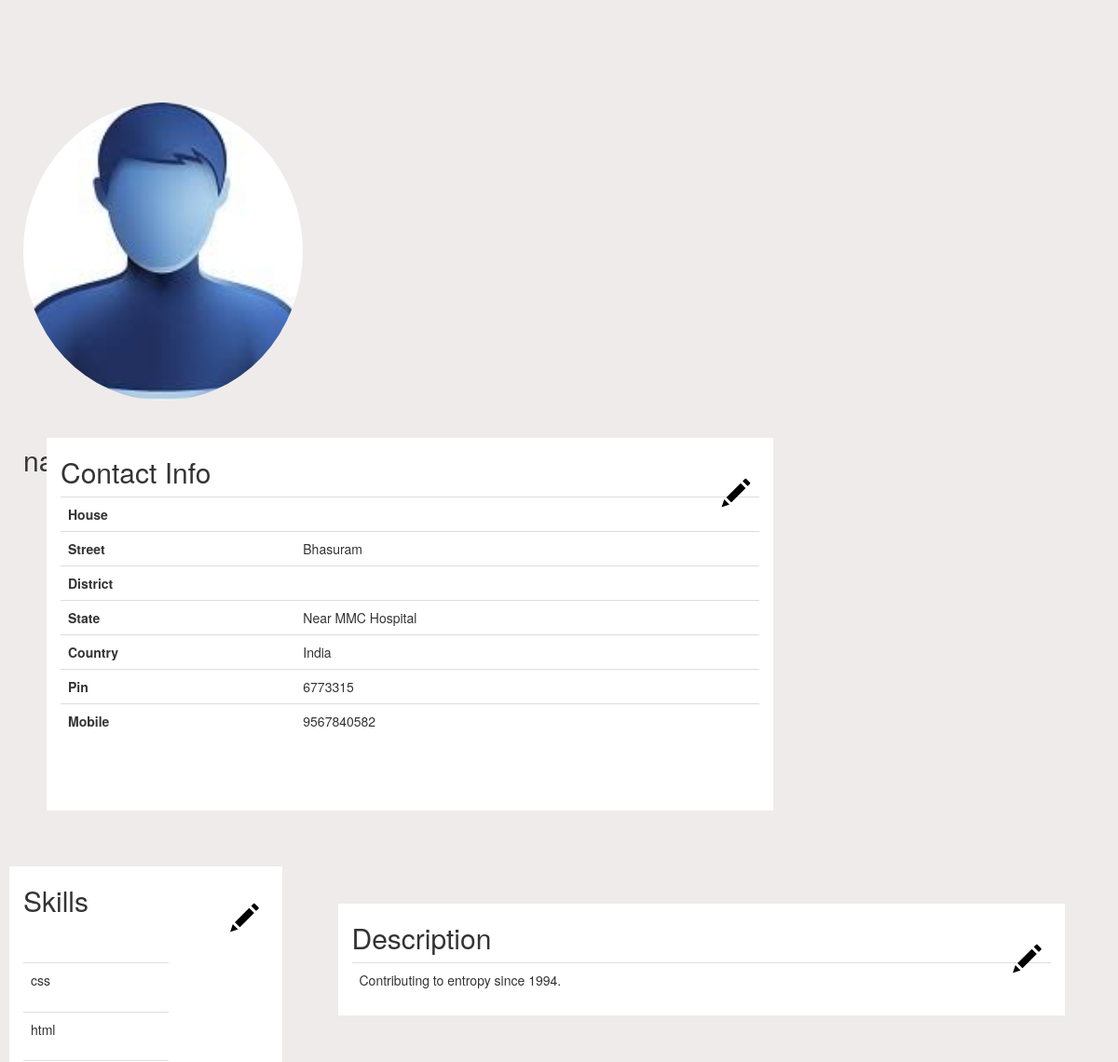
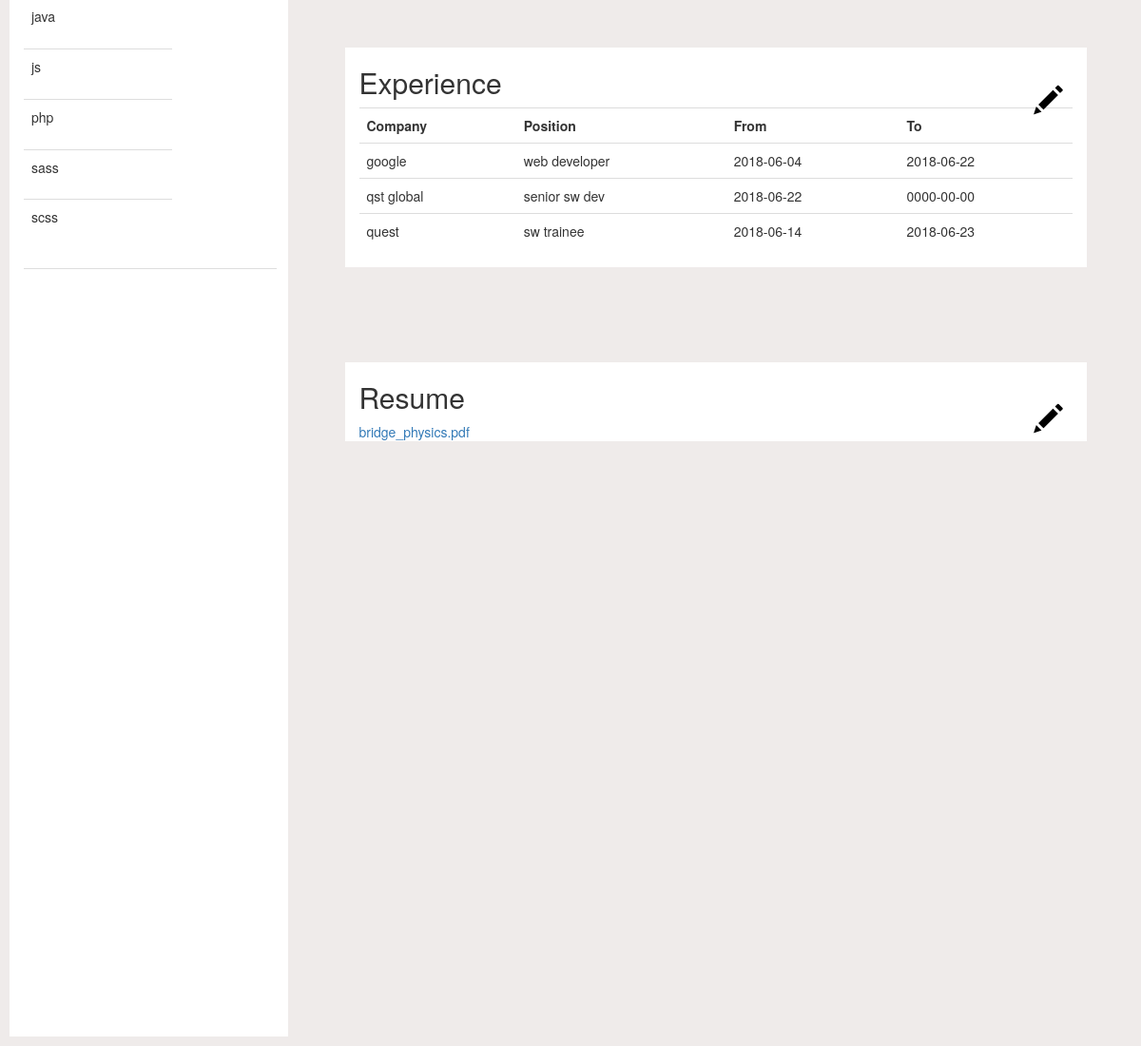
/account.php (signed in), run on the app's committed database (2 pictures, top to bottom).
### tables this page shows
CREATE TABLE `about` (
  `id` int(11) NOT NULL,
  `type` varchar(20) NOT NULL,
  `buildName` varchar(50) DEFAULT NULL,
  `mob` bigint(20) DEFAULT NULL,
  `pin` int(11) DEFAULT NULL,
  `street` varchar(50) DEFAULT NULL,
  `district` varchar(50) DEFAULT NULL,
  `state` varchar(50) DEFAULT NULL,
  `country` varchar(50) DEFAULT NULL,
  `description` varchar(200) DEFAULT NULL
);

CREATE TABLE `skills` (
  `skill` varchar(50) NOT NULL,
  `logid` int(11) NOT NULL
);

CREATE TABLE `experience` (
  `logid` int(11) NOT NULL,
  `company` varchar(40) NOT NULL,
  `position` varchar(30) NOT NULL,
  `fromdate` date NOT NULL,
  `todate` date DEFAULT NULL
);

CREATE TABLE `cv` (
  `cvid` int(11) NOT NULL,
  `filename` varchar(50) NOT NULL,
  `logid` int(11) NOT NULL
);

### account.php (the view, shortened to what this page needs)
<?php
if(isset($_SESSION['id']))
{
if((isset($_GET['sid'])&&isset($_GET['em']))||$_SESSION['type']=='student')
{
$id=$_SESSION['id'];
$email=$_SESSION['user'];
    ?>
    <?php
$connect=mysqli_connect("localhost","root","","job");
?>
        <!DOCTYPE html>
        <html lang="en">
        <head>
            <link type="text/css" href="boot3/css/bootstrap.css" rel="stylesheet">
        </head>
        <body <?php if(isset($_GET[ 'sid'])){echo 'onload="hide()"';}?>>
            <div class="container">
                <div class="row up">
                    <div class="col-md-3 photo">
                        <img src="boot3/st.jpg" height="" width="300px" alt="profile pic" class="img-circle">
                        <a href="edit.php?id=photo" class="edit"><span class="glyphicon glyphicon-pencil "></span></a>
                        <p style="font-size:30px;text-align:center;clear:both">
                            <?=$email?>
                        </p>
                    </div>
                    <div class="col-md-8 address">
                        <a href="edit.php?id=address" class="edit"> <span class="glyphicon glyphicon-pencil "></span></a>
                        <table class="table">
                            <h2>Contact Info</h2>
                            <?php
                  $query="select * from about where id=$id";
                  $output=mysqli_query($connect,$query);
                $row=mysqli_fetch_array($output);
                        echo '<tr>';
                        echo '<th>House</th>';
                        echo '<td>'.$row['buildName'].'</td>';
                        echo '</tr>';
                        echo '<tr>';
                        echo '<th>Street</th>';
                        echo '<td>'.$row['street'].'</td>';
                        echo '</tr>';
                        echo '<tr>';
                        echo '<th>District</th>';
                        echo '<td>'.$row['district'].'</td>';
                        echo '</tr>';
                        echo '<th>State</th>';
                        echo '<td>'.$row['state'].'</td>';
                        echo '<th>Country</th>';
                        echo '<td>'.$row['country'].'</td>';
                        echo '<th>Pin</th>';
                        echo '<td>'.$row['pin'].'</td>';
                        echo '<th>Mobile</th>';
                        echo '<td>'.$row['mob'].'</td>';
               ?>
                        </table>
                    </div>
                </div>
                <div class="row down">
                    <div class="col-md-3 left">
                        <span onclick="edit();del();" class="glyphicon glyphicon-pencil edit "></span>
                        <tr>
                            <td>
                                <h2>Skills</h2>
                                <br><br>
                            </td>
                        </tr>
                        <table class="table" id="skill">
                            <?php
                  $query="select * from skills where logid=$id";
                  $output=mysqli_query($connect,$query);
                    while($row=mysqli_fetch_array($output))
                    {
                        echo '<tr>';
                        echo '<td>'.$row['skill'].'</td>';
                        echo '</tr>';
                    }
               ?>
                        </table>
                        <table class="table">
                            <tr>
                            </tr>
                            <tr>
                            </tr>
                        </table>
                    </div>
                    <div class="col-md-8 right">
                        <div class="row">
                            <div class="col-md-12 desc">
                                <a href="edit.php?id=desc" class="edit"><span class="glyphicon glyphicon-pencil "></span></a>
                                <table class="table">
                                    <h2>Description</h2>
                                    <?php
                  $query="select * from about where id=$id";
                  $output=mysqli_query($connect,$query);
                    $row=mysqli_fetch_array($output);
                        echo '<tr>';
                        echo '<td>'.$row['description'].'</td>';
                        echo '</tr>';
               ?>
                                </table>
                            </div>
                        </div>
                        <div class="row">
                            <div class="col-md-12 exp">
                                <span onclick="editex();delx();" class="glyphicon glyphicon-pencil edit"></span>
                                <table class="table" id="exptable">
                                    <h2>Experience</h2>
                                    <th>Company</th>
                                    <th>Position</th>
                                    <th>From</th>
                                    <th>To</th>
                                    <?php
                  $query="select * from experience where logid=$id";
                  $output=mysqli_query($connect,$query);
                    while($row=mysqli_fetch_array($output))
                    {
                        echo '<tr>';
                        echo '<td>'.$row['company'].'</td>';
                        echo '<td>'.$row['position'].'</td>';
                        echo '<td>'.$row['fromdate'].'</td>';
                        echo '<td>'.$row['todate'].'</td>';
                        echo '</tr>';
                    }
               ?>
                                </table>
                            </div>
                        </div>
                        <div class="row">
                            <div class="col-md-12 cv">
                                <a href="edit.php?id=cv" class="edit"><span class="glyphicon glyphicon-pencil "></span></a>
                                <h2>Resume</h2>
                                <?php
                                $query="select * from cv where logid=$id ORDER BY cvid DESC";
                                $output=mysqli_query($connect,$query);
                        $row=mysqli_fetch_array($output);
                        ?>
                                    <a href="resume/<?php echo $row['filename'] ?>" target="_blank">
                                        <?=$row['filename']?>
                                    </a>
                            </div>
                        </div>
                    </div>
                </div>
            </div>
        </body>
        </html>
        <?php
}
    else
        echo 'ACCESS DENIED';
}
else
    echo 'NOT LOGGED IN';
?>

### account.php (style rules this page uses)
body { background-color: #efebea; }
.container { margin-top: 100px; width: 100%; }
.up, .down { width: inherit; }
.photo { margin: 10px; height: 300px; background-color: #efebea; }
.address { margin: 50px; height: 400px; background-color: white; }
.left { margin: 10px; height: 1300px; background-color: white; }
.right { background-color: #efebea; }
.exp, .desc, .cv { margin: 50px; background-color: white; }
.edit { position: relative; float: right; font-size: 30px; top: 40px; right: 10px; cursor: pointer; color: black; }

### data on the page
about: street "Bhasuram", state "Near MMC Hospital", country "India", pin "6773315", mob "9567840582", description "Contributing to entropy since 1994."
skills: skill "css"
skills: skill "html"
skills: skill "java"
skills: skill "js"
skills: skill "php"
skills: skill "sass"
skills: skill "scss"
experience: company "google", position "web developer", fromdate "2018-06-04", todate "2018-06-22"
experience: company "qst global", position "senior sw dev", fromdate "2018-06-22", todate "0000-00-00"
experience: company "quest", position "sw trainee", fromdate "2018-06-14", todate "2018-06-23"
cv: filename "bridge_physics.pdf"
